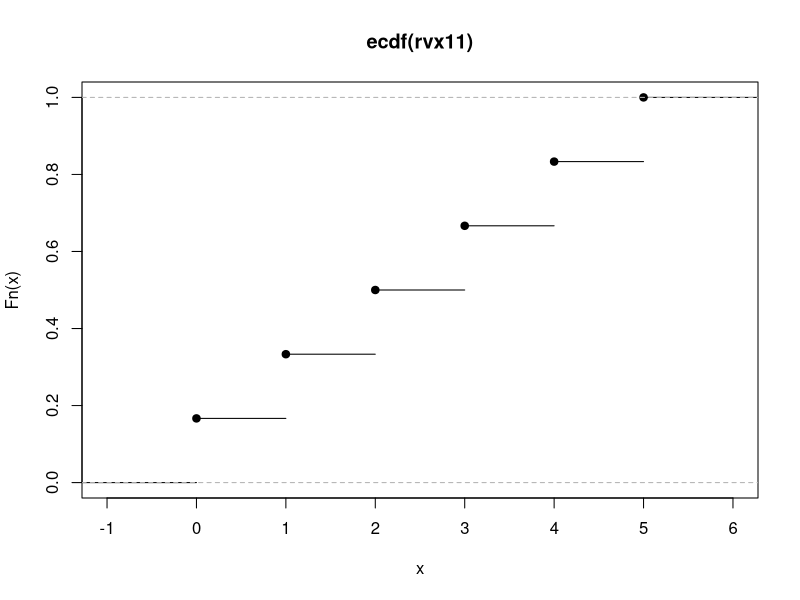
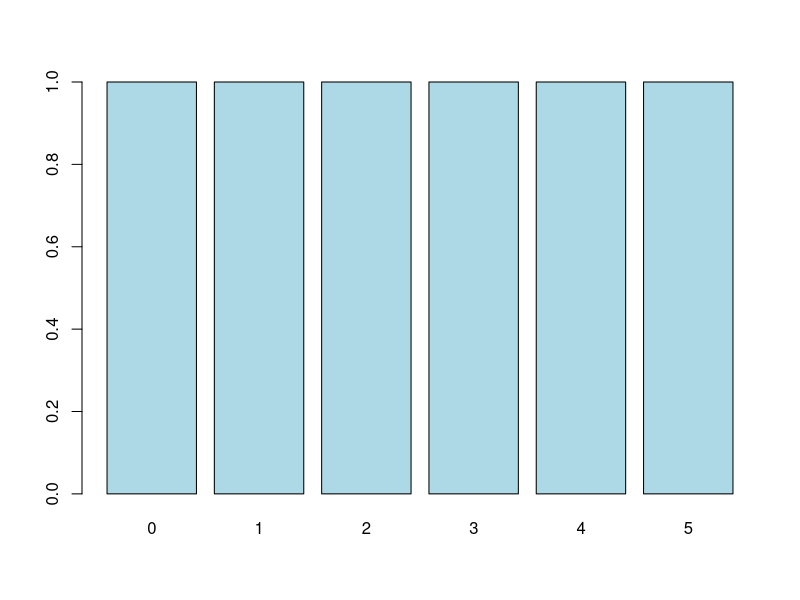
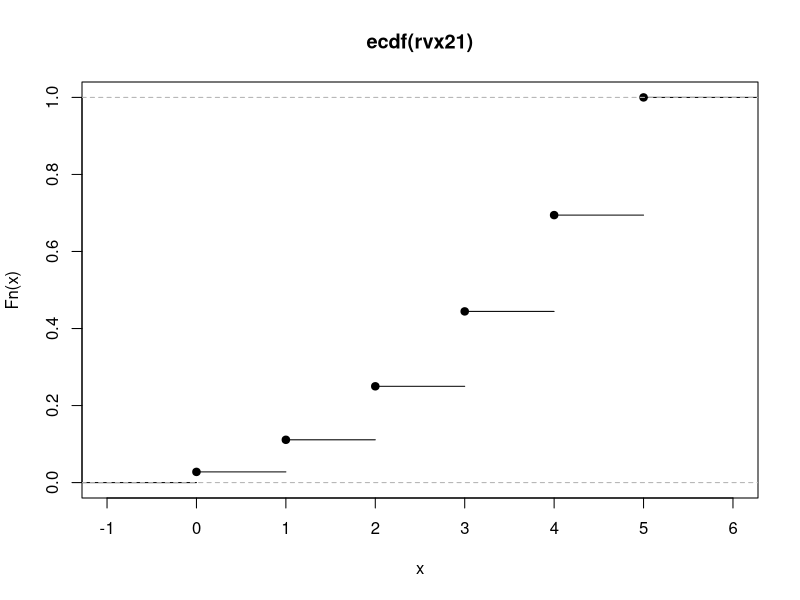
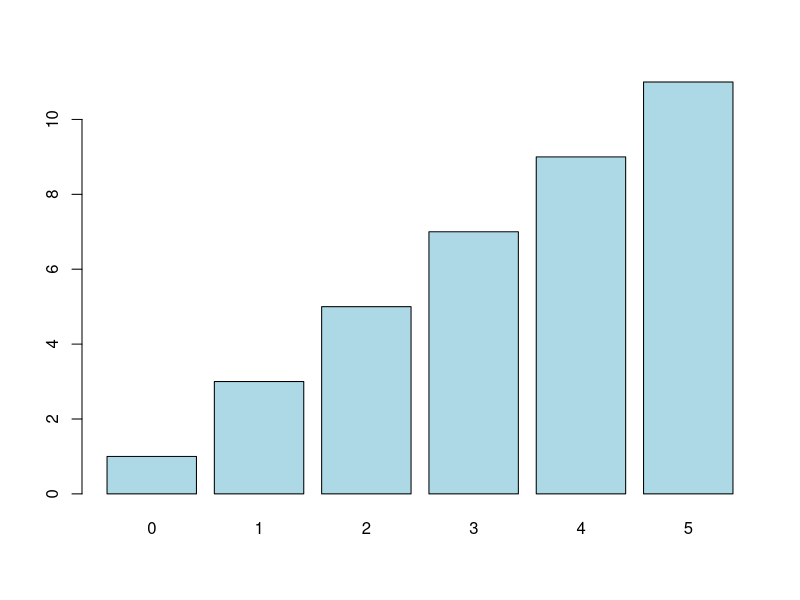
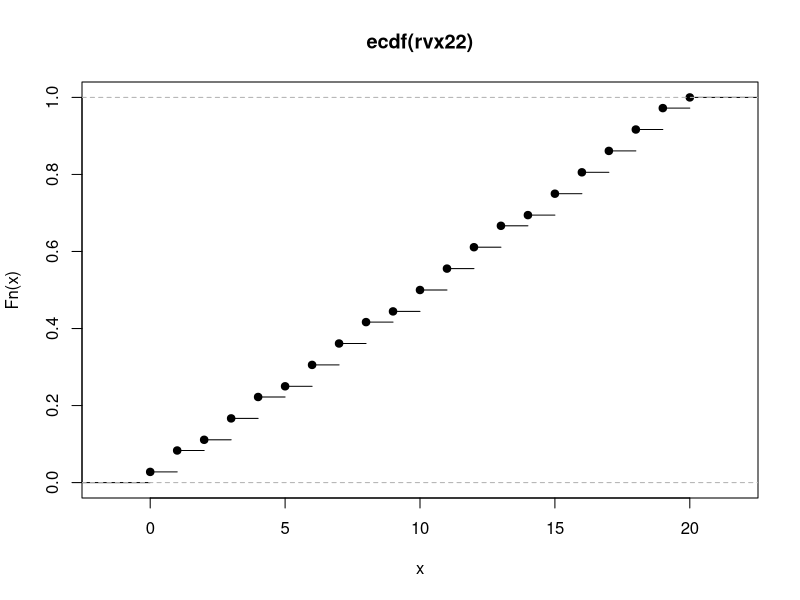
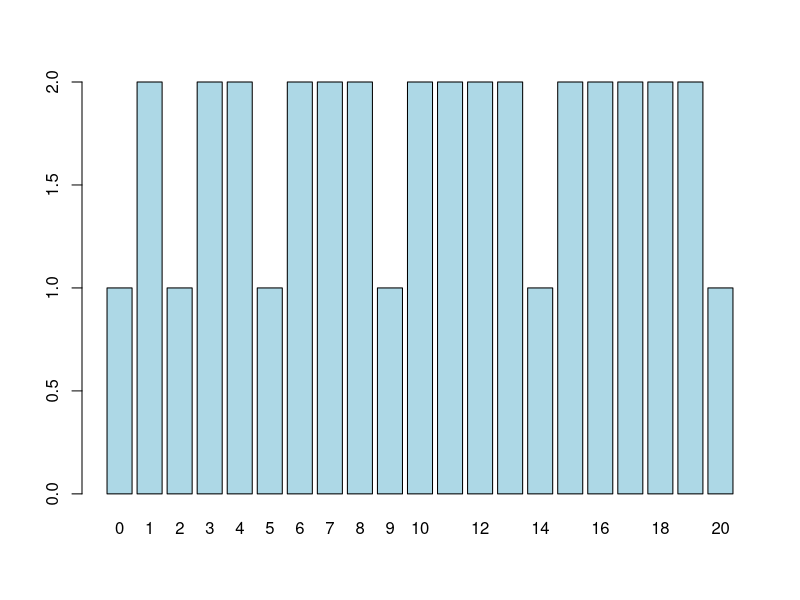
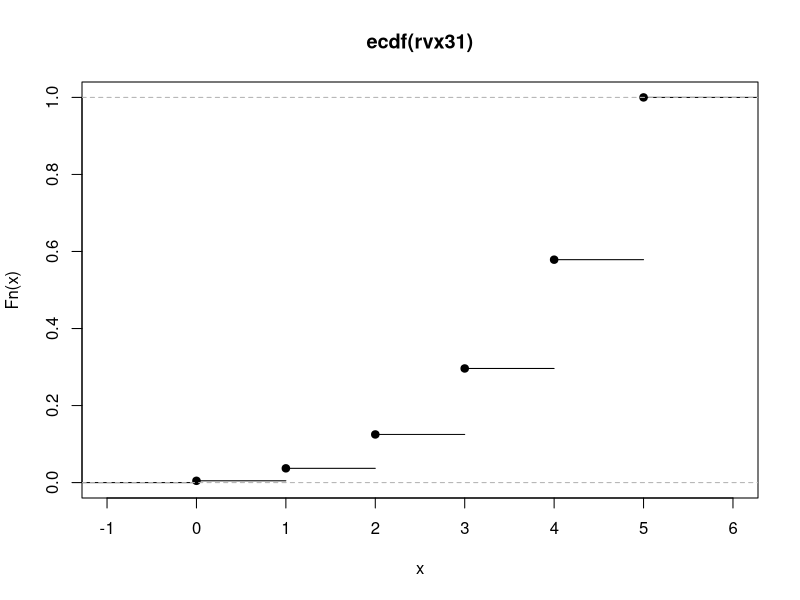
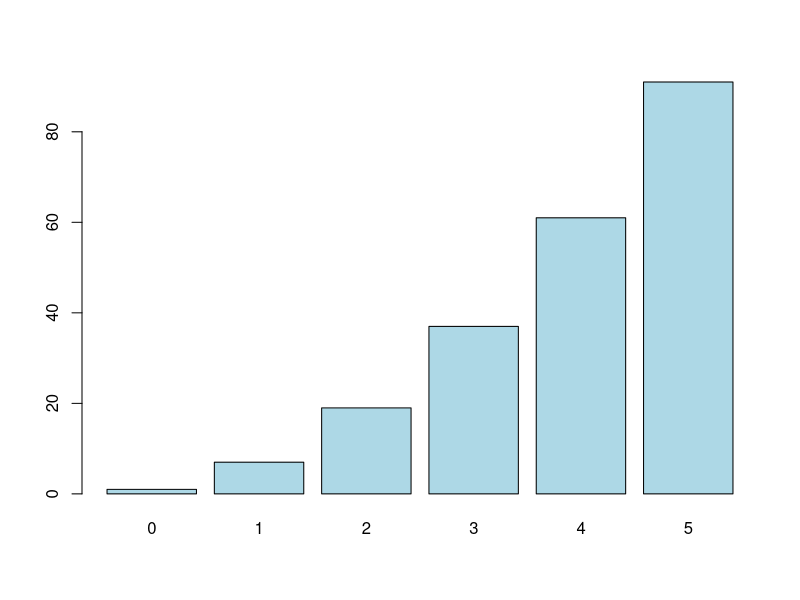

Write the R code that produced these figures, in order.
#library(ggplot2) 

# y <- c(1, 3, 4, 3, 9, 7, 3, 9, 15, 10, 3, 9, 15, 21, 13, 3, 9, 15, 21, 27, 16)
# plot(cumsum(y)/216, type = "s", xlab = "x", ylab = "CDF", main = "Cumulative Distribution Function")


# Random variable X ordenado por combinaciones 1-1, 2-1, 2-2, ....
rvx11 <- c(0, 1, 2, 3, 4, 5)
rvx21 <- c(0, 1, 1, 1, 2, 2, 2, 2, 2, 3, 3, 3, 3, 3, 3, 3, 4, 4, 4, 4, 4, 4, 4, 4, 4, 5, 5, 5, 5, 5, 5, 5, 5, 5, 5, 5)
rvx22 <- c(0, 1, 1, 2, 3, 3, 4, 4, 5, 6, 6, 7, 7, 8, 8, 9, 10, 10, 11, 11, 12, 12, 13, 13, 14, 15, 15, 16, 16, 17, 17, 18, 18, 19, 19, 20)
rvx31 <- c(0, 1, 1, 1, 1, 1, 1, 1, 2, 2, 2, 2, 2, 2, 2, 2, 2, 2, 2, 2, 2, 2, 2, 2, 2, 2, 2, 3, 3, 3, 3, 3, 3, 3, 3, 3, 3, 3, 3, 3, 3, 3, 3, 3, 3, 3, 3, 3, 3, 3, 3, 3, 3, 3, 3, 3, 3, 3, 3, 3, 3, 3, 3, 3, 4, 4, 4, 4, 4, 4, 4, 4, 4, 4, 4, 4, 4, 4, 4, 4, 4, 4, 4, 4, 4, 4, 4, 4, 4, 4, 4, 4, 4, 4, 4, 4, 4, 4, 4, 4, 4, 4, 4, 4, 4, 4, 4, 4, 4, 4, 4, 4, 4, 4, 4, 4, 4, 4, 4, 4, 4, 4, 4, 4, 4, 5, 5, 5, 5, 5, 5, 5, 5, 5, 5, 5, 5, 5, 5, 5, 5, 5, 5, 5, 5, 5, 5, 5, 5, 5, 5, 5, 5, 5, 5, 5, 5, 5, 5, 5, 5, 5, 5, 5, 5, 5, 5, 5, 5, 5, 5, 5, 5, 5, 5, 5, 5, 5, 5, 5, 5, 5, 5, 5, 5, 5, 5, 5, 5, 5, 5, 5, 5, 5, 5, 5, 5, 5, 5, 5, 5, 5, 5, 5, 5, 5, 5, 5, 5, 5, 5, 5, 5, 5, 5, 5)
rvx32 <- c(0, 1, 1, 1, 2, 2, 2, 2, 3, 3, 3, 4, 4, 4, 4, 4, 4, 4, 4, 4, 5, 5, 5, 5, 5, 5, 5, 6, 6, 6, 7, 7, 7, 7, 7, 7, 7, 7, 7, 8, 8, 8, 8, 8, 8, 8, 8, 8, 8, 8, 8, 8, 8, 8, 9, 9, 9, 9, 9, 9, 9, 9, 9, 9, 10, 10, 10, 11, 11, 11, 11, 11, 11, 11, 11, 11, 12, 12, 12, 12, 12, 12, 12, 12, 12, 12, 12, 12, 12, 12, 12, 13, 13, 13, 13, 13, 13, 13, 13, 13, 13, 13, 13, 13, 13, 13, 13, 13, 13, 13, 13, 13, 14, 14, 14, 14, 14, 14, 14, 14, 14, 14, 14, 14, 14, 15, 15, 15, 16, 16, 16, 16, 16, 16, 16, 16, 16, 17, 17, 17, 17, 17, 17, 17, 17, 17, 17, 17, 17, 17, 17, 17, 18, 18, 18, 18, 18, 18, 18, 18, 18, 18, 18, 18, 18, 18, 18, 18, 18, 18, 18, 18, 18, 19, 19, 19, 19, 19, 19, 19, 19, 19, 19, 19, 19, 19, 19, 19, 19, 19, 19, 19, 19, 19, 19, 19, 19, 19, 19, 19, 20, 20, 20, 20, 20, 20, 20, 20, 20, 20, 20, 20, 20, 20, 20, 20)
rvx33 <- c(0, 1, 1, 1, 2, 2, 2, 3, 4, 4, 4, 5, 5, 5, 5, 5, 5, 6, 6, 6, 7, 7, 7, 8, 8, 8, 9, 10, 10, 10, 11, 11, 11, 11, 11, 11, 12, 12, 12, 13, 13, 13, 13, 13, 13, 14, 14, 14, 14, 14, 14, 15, 15, 15, 16, 16, 16, 17, 17, 17, 18, 18, 18, 19, 20, 20, 20, 21, 21, 21, 21, 21, 21, 22, 22, 22, 23, 23, 23, 23, 23, 23, 24, 24, 24, 24, 24, 24, 25, 25, 25, 26, 26, 26, 26, 26, 26, 27, 27, 27, 27, 27, 27, 28, 28, 28, 28, 28, 28, 29, 29, 29, 30, 30, 30, 31, 31, 31, 32, 32, 32, 33, 33, 33, 34, 35, 35, 35, 36, 36, 36, 36, 36, 36, 37, 37, 37, 38, 38, 38, 38, 38, 38, 39, 39, 39, 39, 39, 39, 40, 40, 40, 41, 41, 41, 41, 41, 41, 42, 42, 42, 42, 42, 42, 43, 43, 43, 43, 43, 43, 44, 44, 44, 45, 45, 45, 45, 45, 45, 46, 46, 46, 46, 46, 46, 47, 47, 47, 47, 47, 47, 48, 48, 48, 48, 48, 48, 49, 49, 49, 50, 50, 50, 51, 51, 51, 52, 52, 52, 53, 53, 53, 54, 54, 54, 55)

cumsumrvX41 <- c(1, 16, 81, 256, 625, 1296)
cumsumrvX42 <- c(1, 5, 16, 20, 48, 81, 85, 113, 189, 256, 260, 288, 364, 512, 625, 629, 657, 733, 881, 1125, 1296)
cumsumrvX43 <- c(1, 5, 9, 14, 18, 30, 46, 50, 66, 75, 79, 91, 107, 119, 155, 183, 187, 203, 231, 244, 248, 260, 276, 288, 324, 352, 364, 400, 460, 500, 504, 520, 548, 588, 605, 609, 621, 637, 649, 685, 713, 725, 761, 821, 861, 873, 909, 969, 1053, 1105, 1109, 1125, 1153, 1193, 1245, 1266)
cumsumrvX44 <- c(1, 5, 11, 15, 16, 20, 32, 44, 48, 54, 66, 72, 76, 80, 81, 85, 97, 109, 113, 125, 149, 161, 173, 185, 189, 195, 207, 213, 225, 237, 243, 247, 251, 255, 256, 260, 272, 284, 288, 300, 324, 336, 348, 360, 364, 376, 400, 412, 436, 460, 472, 484, 496, 508, 512, 518, 530, 536, 548, 560, 566, 578, 590, 602, 608, 612, 616, 620, 624, 625, 629, 641, 653, 657, 669, 693, 705, 717, 729, 733, 745, 769, 781, 805, 829, 841, 853, 865, 877, 881, 893, 917, 929, 953, 977, 989, 1013, 1037, 1061, 1073, 1085, 1097, 1109, 1121, 1125, 1131, 1143, 1149, 1161, 1173, 1179, 1191, 1203, 1215, 1221, 1233, 1245, 1257, 1269, 1275, 1279, 1283, 1287, 1291, 1295, 1296)

cumsumrvX75 <- c(1, 8, 29, 64, 99, 128, 135, 177, 282, 422, 576, 597, 702, 912, 1248, 1283, 1423, 1808, 1843, 2088, 2187, 2194, 2236, 2341, 2481, 2635, 2677, 2887, 3307, 3979, 4084, 4504, 5659, 5799, 6779, 7290, 7311, 7416, 7626, 7962, 8067, 8487, 9642, 9852, 11322, 12393, 12428, 12568, 12953, 13093, 14073, 15228, 15263, 15508, 16173, 16384, 16391, 16433, 16538, 16678, 16832, 16874, 17084, 17504, 18176, 18281, 18701, 19856, 19996, 20976, 21487, 21529, 21739, 22159, 22831, 23041, 23881, 26191, 26611, 29551, 31693, 31798, 32218, 33373, 33793, 36733, 40198, 40338, 41318, 43978, 45056, 45077, 45182, 45392, 45728, 45833, 46253, 47408, 47618, 49088, 50159, 50264, 50684, 51839, 52259, 55199, 58664, 58874, 60344, 64334, 66560, 66595, 66735, 67120, 67260, 68240, 69395, 69535, 70515, 73175, 75520, 75555, 75800, 76465, 77760, 78125, 78132, 78174, 78279, 78419, 78573, 78615, 78825, 79245, 79917, 80022, 80442, 81597, 81737, 82717, 83228, 83270, 83480, 83900, 84572, 84782, 85622, 87932, 88352, 91292, 93434, 93539, 93959, 95114, 95534, 98474, 101939, 102079, 103059, 105719, 106797, 106839, 107049, 107469, 108141, 108351, 109191, 111501, 111921, 114861, 117003, 117213, 118053, 120363, 121203, 127083, 134013, 134433, 137373, 145353, 149805, 149910, 150330, 151485, 151905, 154845, 158310, 158730, 161670, 169650, 176685, 176825, 177805, 180465, 185645, 187500, 187521, 187626, 187836, 188172, 188277, 188697, 189852, 190062, 191532, 192603, 192708, 193128, 194283, 194703, 197643, 201108, 201318, 202788, 206778, 209004, 209109, 209529, 210684, 211104, 214044, 217509, 217929, 220869, 228849, 235884, 236094, 237564, 241554, 249324, 253125, 253160, 253300, 253685, 253825, 254805, 255960, 256100, 257080, 259740, 262085, 262225, 263205, 265865, 271045, 275000, 275035, 275280, 275945, 277240, 279375, 279936)


#1-1
plot(ecdf(rvx11))
barplot(table(rvx11), col="light blue")

#2-1
plot(ecdf(rvx21))
barplot(table(rvx21), col="light blue")

#2-2
plot(ecdf(rvx22))
barplot(table(rvx22), col="light blue")

#3-2
plot(ecdf(rvx31))
barplot(table(rvx31), col="light blue")

# CDF
# Proability mass function
plot(ecdf(rvx32))
barplot(table(rvx32), col="light blue")

#3-3
plot(ecdf(rvx33))
barplot(table(rvx33), col="light blue")


#4-1
plot(cumsumrvX41, type='s')
barplot(table(cumsumrvX41), col="light blue")

#4-2
plot(cumsumrvX42, type='s')
barplot(cumsumrvX42, col="light blue")

#4-3
plot(cumsumrvX43, type='s')
barplot(table(cumsumrvX43), col="light blue")

#4-4
plot(cumsumrvX44, type='s')
barplot(table(cumsumrvX44), col="light blue")


#7-5
plot(cumsumrvX75, type='s')
barplot(table(cumsumrvX75), col="light blue")
